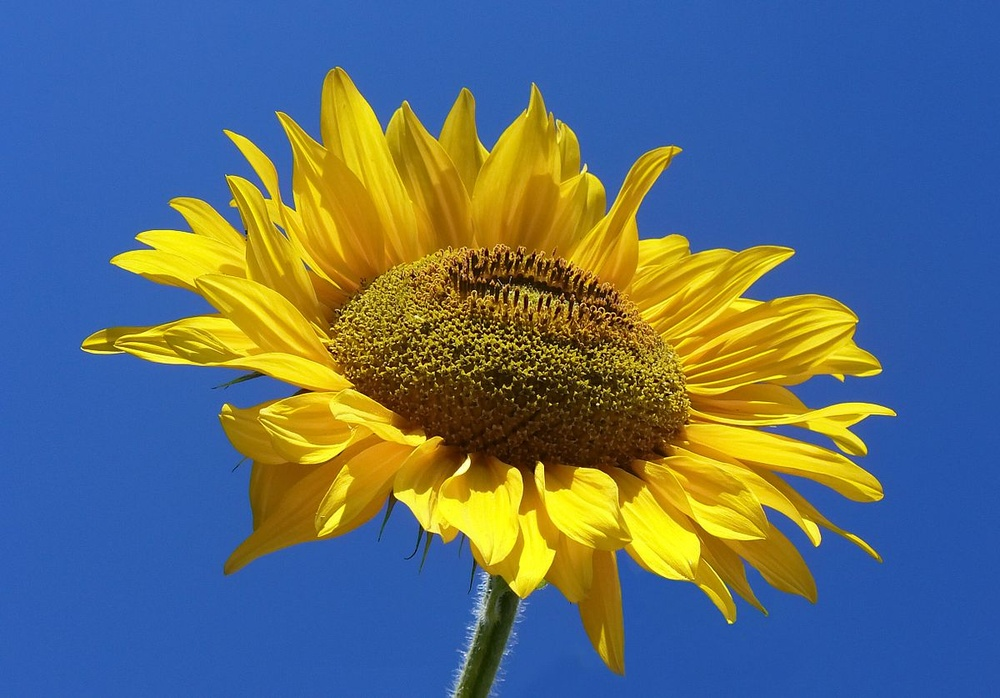
#> input picture GeomatricTransform/wallpaper.jpg, 1000 x 698 px, shrunk from 1200 x 837 before the run, found by its file name
$ python geomatrixImage.py
#> lines starting #> are read from the running program, lines starting #| are printed output that depends on the picture
import cv2
import numpy as np

img = cv2.imread("E:\\Digital_Image_Processing\\image-processing-workshop-master\\GeomatricTransform\\wallpaper.jpg", 1)
#> img is the input picture: shape (698, 1000, 3); mean B, G, R 117.7, 110.1, 93.2
rows, cols, ch = img.shape
#> rows = 698; cols = 1000; ch = 3

matrix_trans = np.float32([[1,0, 100], [0, 1, 30]])
traslated_img = cv2.warpAffine(img, matrix_trans, (cols, rows))
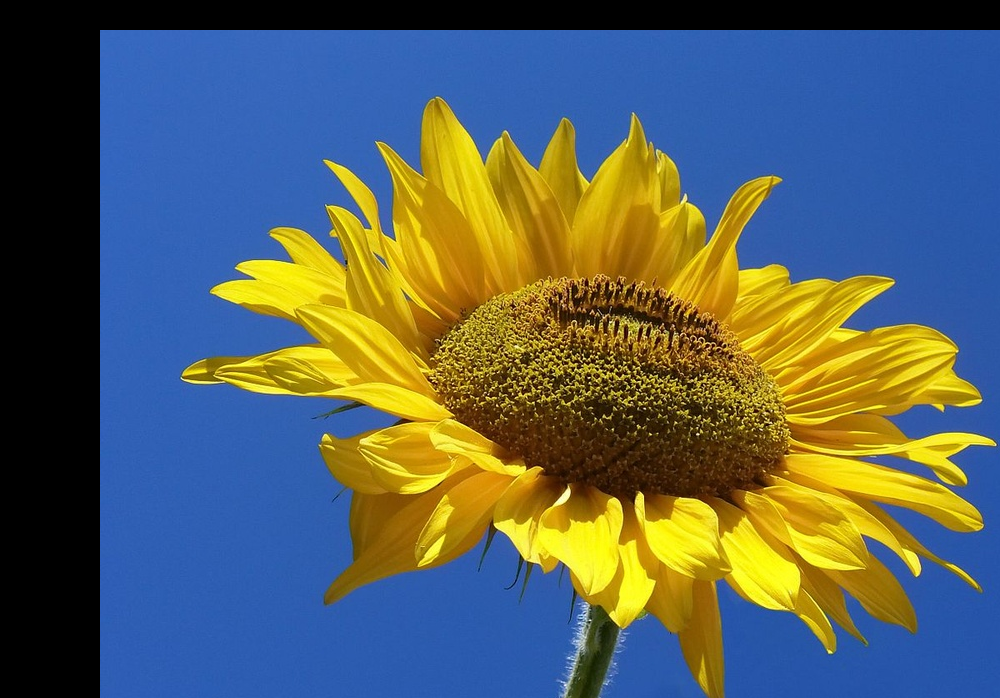
#> traslated_img: shape (698, 1000, 3); mean B, G, R 94.2, 98.1, 87.6

cv2.imshow("Translate Image", traslated_img)
cv2.waitKey(0)
cv2.destroyAllWindows()
